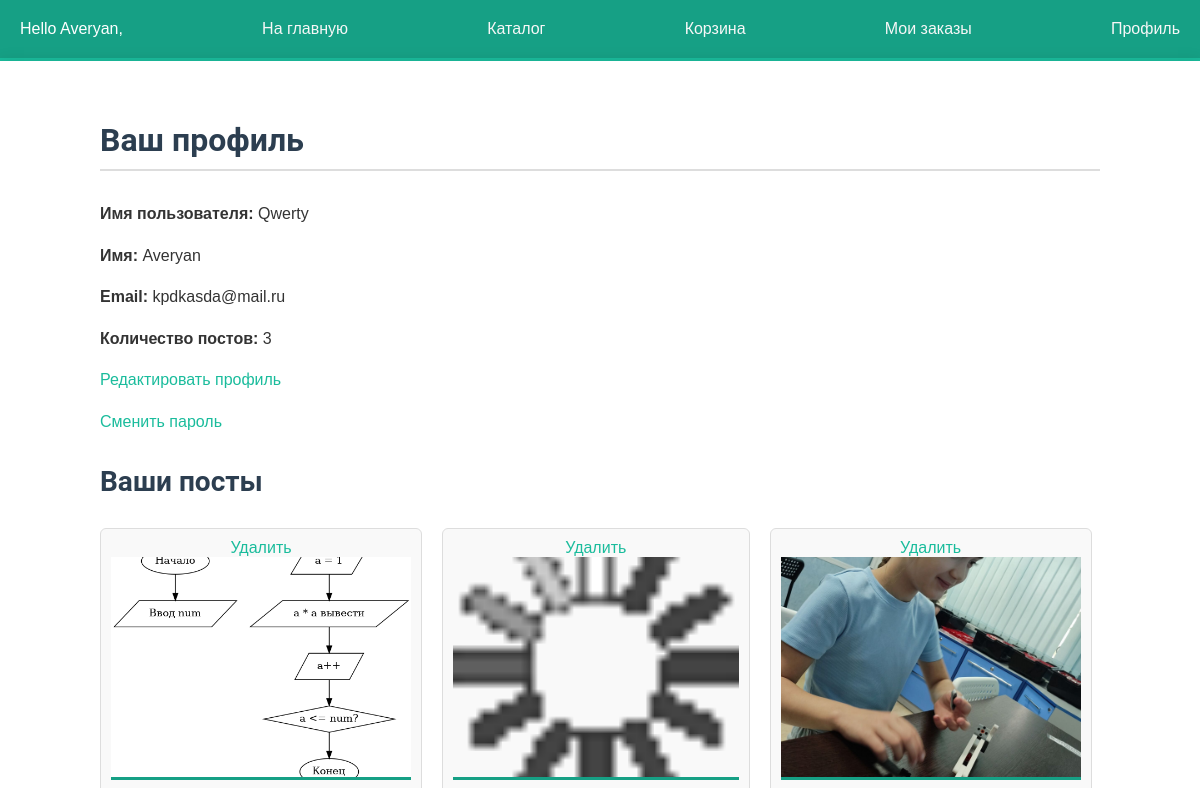
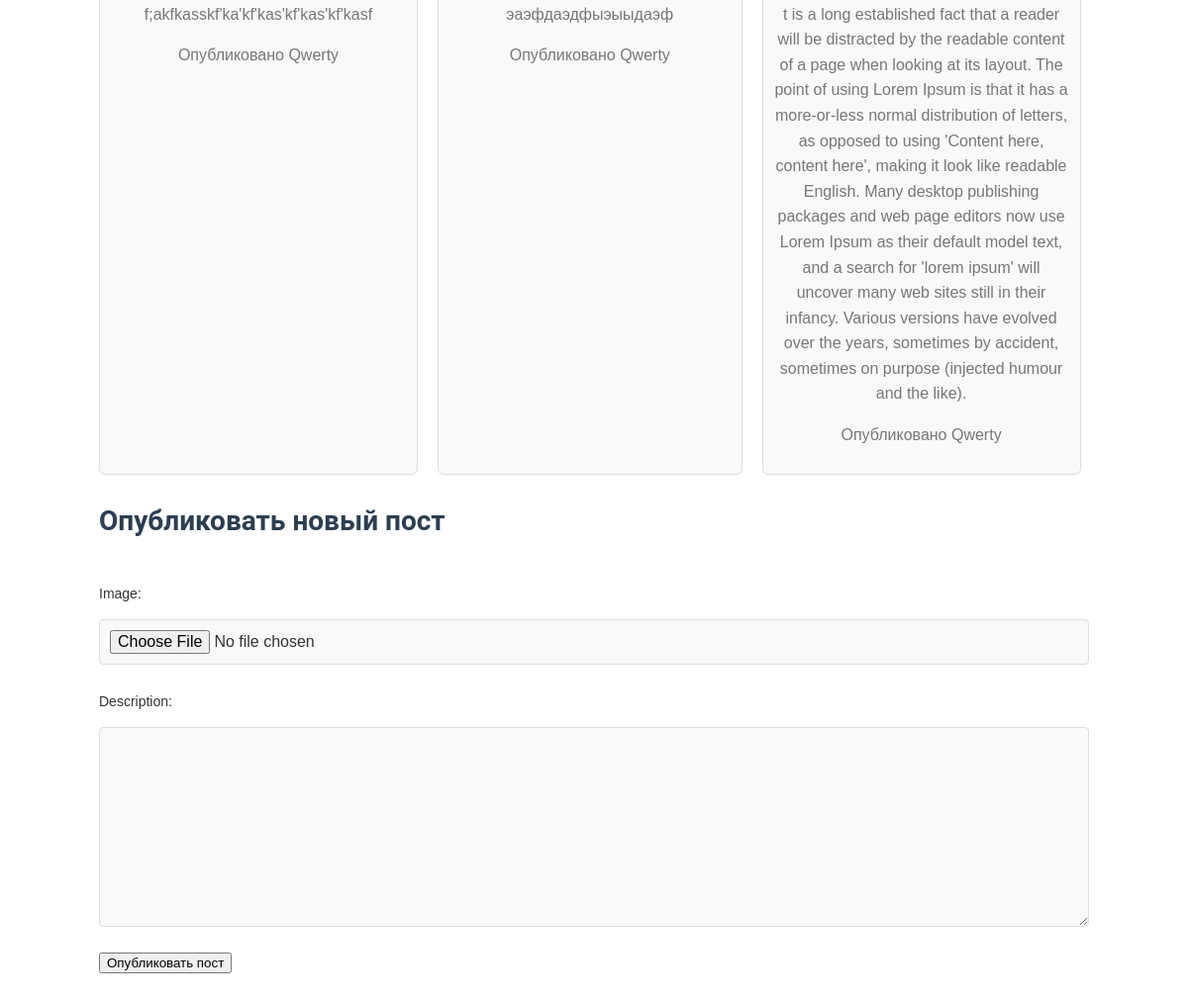
/profile/ (signed in), run on the app's committed database (2 pictures, top to bottom).
### account/models.py (models this page shows, shortened)
class Image(models.Model):
    image = models.ImageField()
    description = models.TextField(blank=True)
    created_at = models.DateTimeField(auto_now_add=True)
    author = models.ForeignKey(User, on_delete=models.CASCADE, related_name="images")
    likes = models.ManyToManyField(User, related_name="liked_images", blank=True)

### account/views.py (the view)
# urls.py: path('profile/', views.profile, name="profile"),
@login_required
def profile(request):
    image_form = ImageForm(request.POST or None, request.FILES or None)
    if image_form.is_valid():
        new_image = image_form.save(commit=False)
        new_image.author = request.user
        new_image.save()
        return redirect('profile')
    context = {
        'image_form': image_form,
    }
    return render(request, 'profile.html', context)

### account/forms.py
class ImageForm(forms.ModelForm):
    class Meta:
        model = Image
        fields = ['image', 'description']

### account/templates/profile.html (shortened to what this page needs)
{% extends "base.html" %}
{% block content %}
<h1>Ваш профиль</h1>
<div id="editProfile" class="profile-section">
    <div class="profile-info">
        <div class="profile-details">
            <p><strong>Имя пользователя:</strong> {{ user.username }}</p>
            <p><strong>Имя:</strong> {{ user.first_name }}</p>
            <p><strong>Email:</strong> {{ user.email }}</p>
            <p><strong>Количество постов:</strong> {{ user.images.count }}</p>
            <p><a href="{% url 'edit_profile' %}" class="edit-button">Редактировать профиль</a></p>
            <p><a href="{% url 'password_change' %}" class="edit-button">Сменить пароль</a></p>
        </div>
    </div>
</div>
<div id="myPosts" class="profile-section">
    <h2>Ваши посты</h2>
    <div class="image-feed">
        {% for image in user.images.all %}
        <div class="image-item">
            <a href="{% url 'delete_item' image.id %}" class="delete-button">Удалить</a>
            <img src="{{ image.image.url }}" alt="Image" width="300">
            <p>{{ image.description }}</p>
            <p>Опубликовано {{ image.author.username }}</p>
        </div>
        {% empty %}
        <p>У вас еще нет постов</p>
        {% endfor %}
    </div>
</div>
<div id="uploadImage" class="profile-section">
    <h2>Опубликовать новый пост</h2>
    <form method="post" enctype="multipart/form-data">
        {{ image_form.as_p }}
        <button type="submit">Опубликовать пост</button>
    </form>
</div>
{% endblock %}

### account/templates/base.html (shortened to what this page needs)
{% load static %}
 <html>
 <head>
  <link href="{% static 'css/base.css' %}" rel="stylesheet">
 </head>
 <body>
  <div id="header">
    {% if request.user.is_authenticated %}
        Hello {{ request.user.first_name }},
        <a href="{% url 'board' %}">На главную</a>
        <a href="{% url 'catalog:product_list' %}">Каталог</a>
        <a href="{% url 'catalog:view_cart' %}">Корзина</a>
        <a href="{% url 'catalog:order_list' %}">Мои заказы</a>
        <a href="{% url 'profile' %}">Профиль</a>
    {% else %}
        <a href="{% url 'login_view' %}">Логин</a>
    {% endif %}
 </div>
 <div id="content">
    {% block content %}
    {% endblock %}
 </div>
 </body>
 </html>

### account/static/css/base.css (style rules this page uses)
body { margin: 0; padding: 0; font-family: 'Arial', sans-serif; background-color: #f4f4f9; color: #333; }
p { line-height: 1.6; }
a { color: #1abc9c; text-decoration: none; }
h1, h2, h3, h4, h5, h6 { font-family: 'Roboto', sans-serif; font-weight: 600; color: #2c3e50; }
h1 { border-bottom: 2px solid #ddd; padding-bottom: 10px; margin: 20px 0; font-size: 32px; }
h2 { margin: 30px 0; font-size: 28px; }
#header { padding: 20px; background: #16a085; color: white; font-size: 16px; border-bottom: 3px solid #1abc9c; display: flex; justify-content: space-between; align-items: center; }
#header a { color: #f7f7f7; }
#content { padding: 40px 100px; background: #ffffff; box-shadow: 0 0 15px rgba(0, 0, 0, 0.1); }
form { overflow: auto; }
form p { width: 100%; overflow: auto; }
label { float: left; clear: both; color: #333; margin-bottom: 5px; font-size: 14px; }
input, textarea { width: 100%; margin: 10px 0; padding: 10px; font-size: 16px; border: 1px solid #ddd; border-radius: 4px; background-color: #f9f9f9; }
.profile-section { margin-top: 30px; }
.image-feed { display: flex; flex-wrap: wrap; gap: 20px; }
.image-item { border: 1px solid #ddd; padding: 10px; max-width: 300px; text-align: center; background-color: #f9f9f9; }
.image-item { border: 1px solid #ddd; padding: 10px; max-width: 300px; text-align: center; background-color: #f9f9f9; border-radius: 6px; }
.image-item img { width: 100%; height: 220px; object-fit: cover; border-bottom: 3px solid #16a085; }
.image-item p { margin-top: 10px; color: #777; }
h2, h3 { color: #2c3e50; font-weight: bold; }

### data on the page
Image: image (picture), description "f;akfkasskf'ka'kf'kas'kf'kas'kf'kasf", author.username "Qwerty"
Image: image (picture), description "эаэфдаэдфыэыыдаэф", author.username "Qwerty"
Image: image (picture), description "t is a long established fact that a reader will be distracted by the readable content of a page when looking at its layout. The point of using Lorem Ipsum is that it has a more-or-less normal distribution of letters, as opposed to using 'Content here, content here', making it look like readable English. Many desktop publishing packages and web page editors now use Lorem Ipsum as their default model text, and a search for 'lorem ipsum' will uncover many web sites still in their infancy. Various versions have evolved over the years, sometimes by accident, sometimes on purpose (injected humour and the like).", author.username "Qwerty"

### other printed values
{{ request.user.first_name }} "Averyan"
{{ user.username }} "Qwerty"
{{ user.first_name }} "Averyan"
{{ user.email }} "kpdkasda@mail.ru"
{{ user.images.count }} "3"
